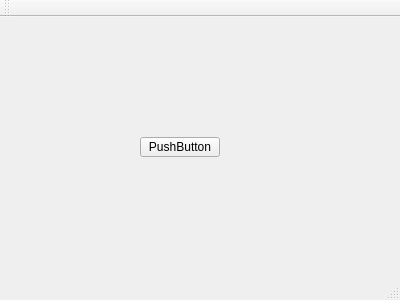
<?xml version="1.0" encoding="UTF-8"?>
<ui version="4.0">
 <class>MainWindow</class>
 <widget class="QMainWindow" name="MainWindow">
  <property name="geometry">
   <rect>
    <x>0</x>
    <y>0</y>
    <width>400</width>
    <height>300</height>
   </rect>
  </property>
  <property name="windowTitle">
   <string>MainWindow</string>
  </property>
  <widget class="QWidget" name="centralWidget">
   <widget class="QPushButton" name="pushButton">
    <property name="geometry">
     <rect>
      <x>140</x>
      <y>120</y>
      <width>80</width>
      <height>20</height>
     </rect>
    </property>
    <property name="text">
     <string>PushButton</string>
    </property>
   </widget>
  </widget>
  <widget class="QMenuBar" name="menuBar">
   <property name="geometry">
    <rect>
     <x>0</x>
     <y>0</y>
     <width>400</width>
     <height>22</height>
    </rect>
   </property>
  </widget>
  <widget class="QToolBar" name="mainToolBar">
   <attribute name="toolBarArea">
    <enum>TopToolBarArea</enum>
   </attribute>
   <attribute name="toolBarBreak">
    <bool>false</bool>
   </attribute>
  </widget>
  <widget class="QStatusBar" name="statusBar"/>
 </widget>
 <layoutdefault spacing="6" margin="11"/>
 <resources/>
 <connections/>
</ui>
